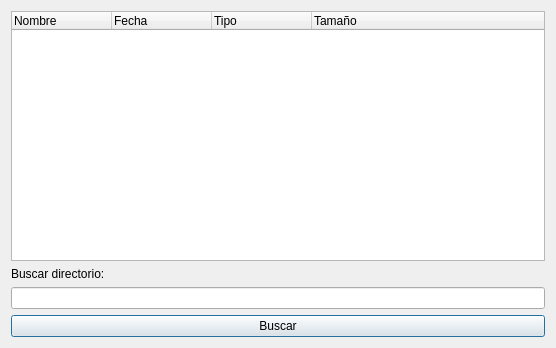
<?xml version="1.0" encoding="UTF-8"?>
<ui version="4.0">
 <class>Dialog</class>
 <widget class="QDialog" name="Dialog">
  <property name="geometry">
   <rect>
    <x>0</x>
    <y>0</y>
    <width>556</width>
    <height>348</height>
   </rect>
  </property>
  <property name="windowTitle">
   <string>Dialog</string>
  </property>
  <layout class="QGridLayout" name="gridLayout">
   <item row="1" column="0">
    <widget class="QLabel" name="label">
     <property name="text">
      <string>Buscar directorio:</string>
     </property>
    </widget>
   </item>
   <item row="0" column="0">
    <widget class="QTreeWidget" name="directorio">
     <column>
      <property name="text">
       <string>Nombre</string>
      </property>
     </column>
     <column>
      <property name="text">
       <string>Fecha</string>
      </property>
     </column>
     <column>
      <property name="text">
       <string>Tipo</string>
      </property>
     </column>
     <column>
      <property name="text">
       <string>Tamaño</string>
      </property>
     </column>
    </widget>
   </item>
   <item row="2" column="0">
    <widget class="QLineEdit" name="ruta"/>
   </item>
   <item row="3" column="0">
    <widget class="QPushButton" name="boton">
     <property name="text">
      <string>Buscar</string>
     </property>
    </widget>
   </item>
  </layout>
 </widget>
 <resources/>
 <connections/>
</ui>
